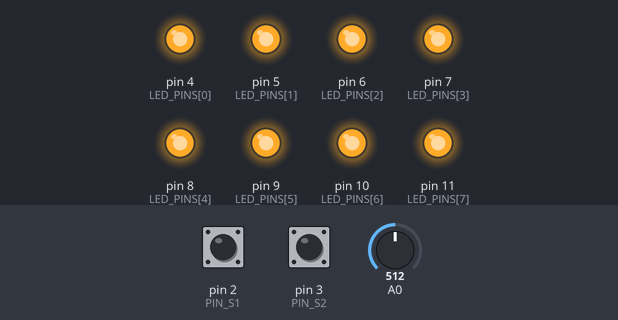
Simulated run of this sketch. Board: Arduino Uno, built with avr-gcc and run on an emulated ATmega328P. On the bench: output pins drawn as LEDs (lit = HIGH). The inputs (shaded band) are chosen by the test bench; at power-on: pin 2 (PIN_S1) HIGH, pin 3 (PIN_S2) HIGH, A0 = 512.

Above: at 1.2 s.
1.3 s: pin 2 (PIN_S1) pulled LOW for 0.15 s
At 2.4 s:
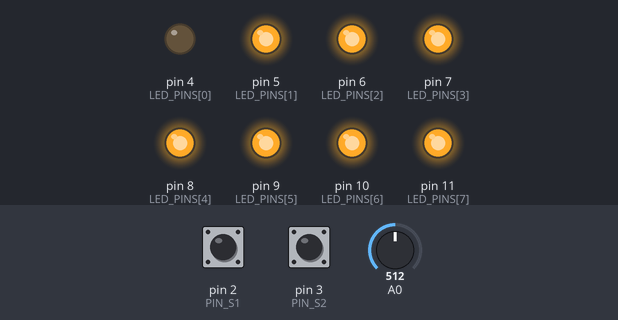
2.9 s: pin 2 (PIN_S1) pulled LOW for 1 s
At 3.7 s:
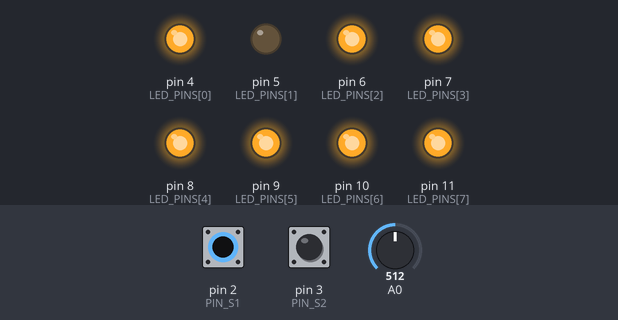
5.4 s: pin 2 (PIN_S1) pulled LOW for 0.15 s
At 6.6 s:
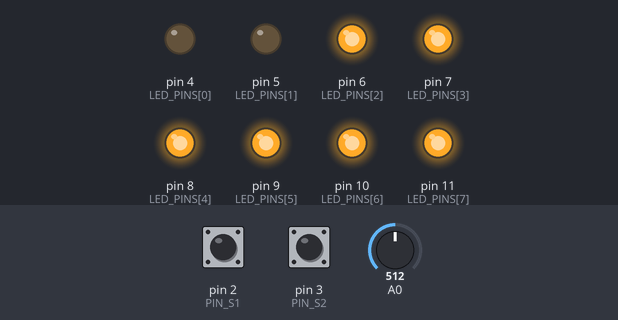
7.0 s: pin 2 (PIN_S1) pulled LOW for 3.2 s
At 8.0 s:
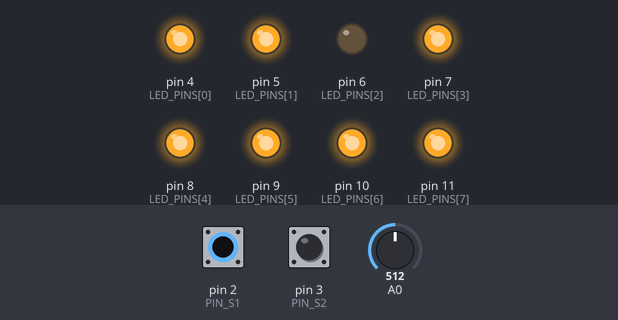
11.7 s: pin 2 (PIN_S1) pulled LOW for 0.15 s
At 12.8 s:
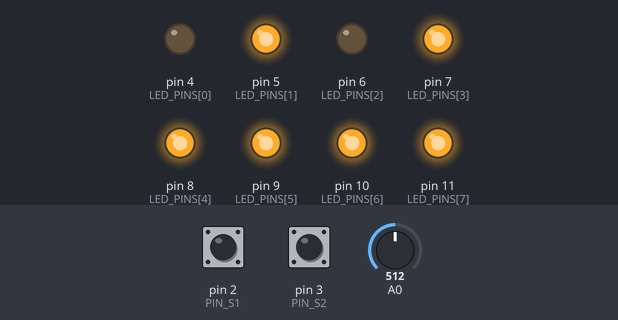
13.3 s: pin 2 (PIN_S1) pulled LOW for 1 s
At 14.0 s:
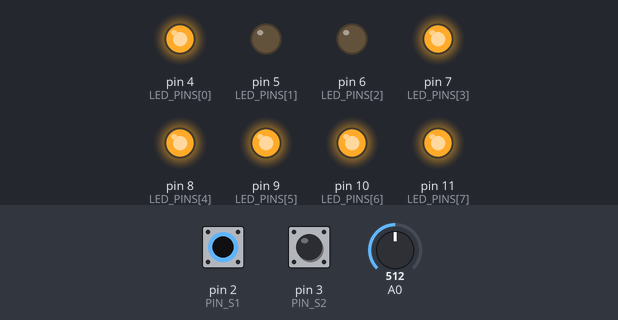
Timing chart, 0 to 16.3 s (numbered marks = the images above; inputs shaded):
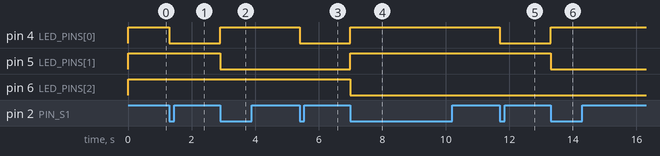

The sketch:

Check15_1_1.ino
```cpp
//15.1.1
#include <avr/interrupt.h>

const uint8_t PIN_S1 = 2; // S1 (D2) -> เพิ่มค่า
const uint8_t PIN_S2 = 3; // S2 (D3) -> ลดค่า
const uint8_t LED_PINS[8] = {4, 5, 6, 7, 8, 9, 10, 11};

volatile uint8_t counter = 0;
volatile unsigned long last_interrupt_time = 0;

void updateLEDs(uint8_t val) {
  uint8_t active_low_val = ~val;
  for (int i = 0; i < 8; i++) {
    digitalWrite(LED_PINS[i], (active_low_val >> i) & 0x01);
  }
}

void isr_S1() {
  unsigned long current_time = millis();
  if (current_time - last_interrupt_time > 200) {
    counter++;
    updateLEDs(counter);
    last_interrupt_time = current_time;
  }
}

void isr_S2() {
  unsigned long current_time = millis();
  if (current_time - last_interrupt_time > 200) {
    counter--;
    updateLEDs(counter);
    last_interrupt_time = current_time;
  }
}

void setup() {
  for (int i = 0; i < 8; i++) {
    pinMode(LED_PINS[i], OUTPUT);
  }

  pinMode(PIN_S1, INPUT_PULLUP);
  pinMode(PIN_S2, INPUT_PULLUP);

  attachInterrupt(digitalPinToInterrupt(PIN_S1), isr_S1, FALLING);
  attachInterrupt(digitalPinToInterrupt(PIN_S2), isr_S2, FALLING);

  ADCSRA |= (1 << ADEN); // เปิดใช้งาน ADC ดึงกระแสเพิ่ม
  updateLEDs(counter);
}

void loop() {
  // วนลูปประมวลผลต่อเนื่องเพื่อดึงกระแส CPU ให้ทำงานเต็มร้อย
  volatile float dummy = 3.14159 * analogRead(A0);
}
```

Measured:
- after the input at 1.3 s, pin 4 (LED_PINS[0]): HIGH → LOW at once
- after the input at 2.9 s, pin 4 (LED_PINS[0]): LOW → HIGH at once; pin 5 (LED_PINS[1]): HIGH → LOW at once
- after the input at 5.4 s, pin 4 (LED_PINS[0]): HIGH → LOW at once
- after the input at 7.0 s, pin 4 (LED_PINS[0]), pin 5 (LED_PINS[1]): LOW → HIGH at once; pin 6 (LED_PINS[2]): HIGH → LOW at once
- after the input at 11.7 s, pin 4 (LED_PINS[0]): HIGH → LOW at once
- after the input at 13.3 s, pin 4 (LED_PINS[0]): LOW → HIGH at once; pin 5 (LED_PINS[1]): HIGH → LOW at once
